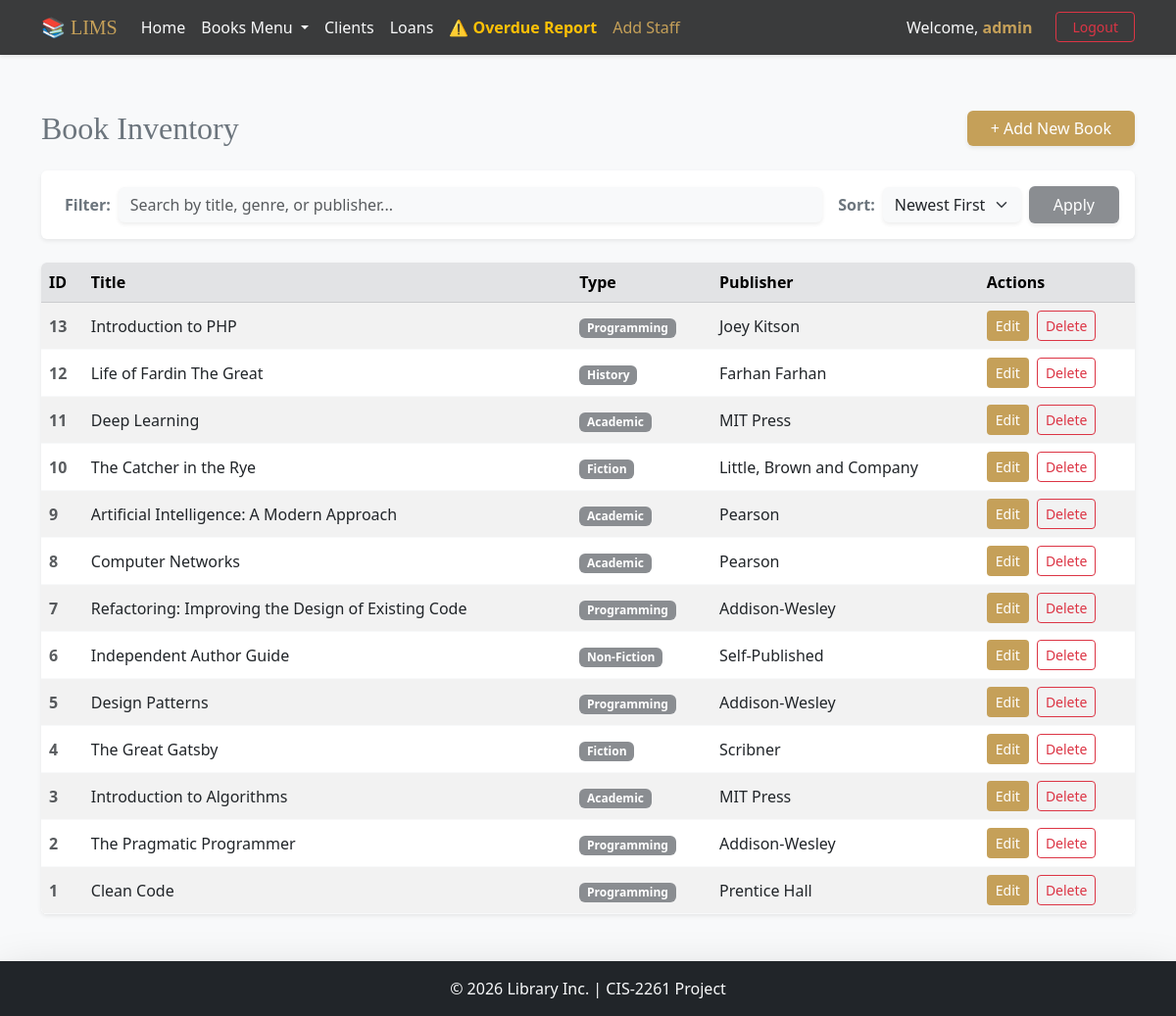
Page /index.php?page=books (signed in) on the committed database.
### tables this page shows
CREATE TABLE `books` (
  `id` int(11) NOT NULL,
  `title` varchar(200) NOT NULL,
  `type` varchar(50) NOT NULL,
  `publisher` varchar(100) NOT NULL,
  `supplier_id` int(11) DEFAULT NULL
);

### app/controllers/BookController.php (called while the page is built, shortened)
<?php
require_once __DIR__ . '/../config/config.php';
class BookController {
    private $bookModel;
    public function __construct() {
        $this->bookModel = new BookModel();
    }
    public function index() {
        $search = trim($_GET['search'] ?? '');
        $sort = $_GET['sort'] ?? 'newest';
        if ($search !== '') {
            $books = $this->bookModel->searchBooks($search, $sort);
        } else {
            $books = $this->bookModel->getAll($sort);
        }
        include __DIR__ . '/../views/books/list.php';
    }
}
?>

### app/config/config.php (called while the page is built, shortened)
<?php
spl_autoload_register(function($class) {
    $file = APP_PATH . 'models/' . $class . '.php';
});
?>

### app/models/BookModel.php (called while the page is built, shortened)
<?php
require_once __DIR__ . '/../config/database.php';
class BookModel {
    private $conn;
    private $table = 'books';
    public function __construct() {
        $database = new Database();
        $this->conn = $database->getConnection();
    }
    private function getSortSql($sortOption) {
        switch ($sortOption) {
            case 'newest':
            default: return "ORDER BY id DESC";
        }
    }
    public function getAll($sort = 'newest') {
        $orderSql = $this->getSortSql($sort);
        $query = "SELECT * FROM " . $this->table . " " . $orderSql;
        $stmt = $this->conn->prepare($query);
        $stmt->execute();
        return $stmt->fetchAll();
    }
}
?>

### app/config/database.php (called while the page is built, shortened)
<?php
class Database {
    private $host = 'localhost';
    private $db_name = 'lims';
    private $username = 'root';
    private $password = '';
    public function getConnection() {
        $this->conn = null;
        try {
            $this->conn = new PDO(
                "mysql:host=" . $this->host . ";dbname=" . $this->db_name,
                $this->username,
                $this->password
            );
            $this->conn->setAttribute(PDO::ATTR_ERRMODE, PDO::ERRMODE_EXCEPTION);
            $this->conn->setAttribute(PDO::ATTR_DEFAULT_FETCH_MODE, PDO::FETCH_ASSOC);
        } catch(PDOException $e) {
            echo "Connection Error: " . $e->getMessage();
        }
        return $this->conn;
    }
}
?>

### app/views/books/list.php (the view, shortened to what this page needs)
<?php include __DIR__ . '/../layout/header.php'; ?>
    <div class="d-flex justify-content-between align-items-center mb-4 mt-2">
        <h2 class="mb-0 text-secondary" style="font-family: Georgia, serif;">Book Inventory</h2>
        <?php if (isset($_SESSION['username'])): ?>
            <a href="index.php?page=books_create" class="btn shadow-sm px-4"
               style="background-color: #c5a059; color: #fff; border: none; font-weight: 500;">
                + Add New Book
            </a>
        <?php endif; ?>
    </div>
    <div class="card shadow-sm border-0 mb-4 bg-white">
        <div class="card-body p-3">
            <form method="get" action="index.php" class="d-flex gap-2 align-items-center m-0 flex-wrap">
                <span class="text-secondary fw-bold ms-2">Filter:</span>
                <input type="text" name="search" class="form-control bg-light border-0 shadow-sm"
                       placeholder="Search by title, genre, or publisher..."
                       value="<?= htmlspecialchars($_GET['search'] ?? '') ?>" style="flex: 1; min-width: 200px;">
                <span class="text-secondary fw-bold ms-2">Sort:</span>
                <select name="sort" class="form-select bg-light border-0 shadow-sm" style="width: auto;">
                    <option value="newest" <?= ($_GET['sort'] ?? '') === 'newest' ? 'selected' : '' ?>>Newest First
                    </option>
                </select>
                <button type="submit" class="btn text-white px-4 shadow-sm" style="background-color: #8a8d91;">Apply
                </button>
            </form>
        </div>
    </div>
    <div class="table-responsive shadow-sm rounded">
        <table class="table table-striped table-hover mb-0 align-middle border-light">
            <thead class="table-secondary text-secondary">
            <tr>
                <th>ID</th>
                <th>Title</th>
                <th>Type</th>
                <th>Publisher</th>
                <?php if (isset($_SESSION['username'])): ?>
                    <th>Actions</th>
                <?php endif; ?>
            </tr>
            </thead>
            <tbody class="bg-white">
            <?php if (!empty($books)): ?>
                <?php foreach ($books as $book): ?>
                    <tr>
                        <td class="fw-bold text-muted"><?= htmlspecialchars($book['id']) ?></td>
                        <td class="fw-medium text-dark"><?= htmlspecialchars($book['title']) ?></td>
                        <td><span class="badge"
                                  style="background-color: #8a8d91;"><?= htmlspecialchars($book['type']) ?></span></td>
                        <td><?= htmlspecialchars($book['publisher']) ?></td>
                        <?php if (isset($_SESSION['username'])): ?>
                            <td>
                                <div class="d-flex gap-2">
                                    <a href="index.php?page=books_edit&id=<?= $book['id'] ?>"
                                       class="btn btn-sm text-white"
                                       style="background-color: #c5a059;">Edit</a>
                                    <form method="post" action="index.php?page=books_delete"
                                          onsubmit="return confirm('Are you sure you want to delete this book?');">
                                        <button type="submit" class="btn btn-sm btn-outline-danger">Delete</button>
                                    </form>
                                </div>
                            </td>
                        <?php endif; ?>
                    </tr>
                <?php endforeach; ?>
            <?php endif; ?>
            </tbody>
        </table>
    </div>
<?php include __DIR__ . '/../layout/footer.php'; ?>

### app/views/layout/header.php (style rules this page uses)
body { display: flex; flex-direction: column; min-height: 100vh; }

### rows in the picture
books: id "13", title "Introduction to PHP", type "Programming", publisher "Joey Kitson"
books: id "12", title "Life of Fardin The Great", type "History", publisher "Farhan Farhan"
books: id "11", title "Deep Learning", type "Academic", publisher "MIT Press"
books: id "10", title "The Catcher in the Rye", type "Fiction", publisher "Little, Brown and Company"
books: id "9", title "Artificial Intelligence: A Modern Approach", type "Academic", publisher "Pearson"
books: id "8", title "Computer Networks", type "Academic", publisher "Pearson"
books: id "7", title "Refactoring: Improving the Design of Existing Code", type "Programming", publisher "Addison-Wesley"
books: id "6", title "Independent Author Guide", type "Non-Fiction", publisher "Self-Published"
books: id "5", title "Design Patterns", type "Programming", publisher "Addison-Wesley"
books: id "4", title "The Great Gatsby", type "Fiction", publisher "Scribner"
books: id "3", title "Introduction to Algorithms", type "Academic", publisher "MIT Press"
books: id "2", title "The Pragmatic Programmer", type "Programming", publisher "Addison-Wesley"
books: id "1", title "Clean Code", type "Programming", publisher "Prentice Hall"

### other values in the picture
$_SESSION['username'] "admin"
